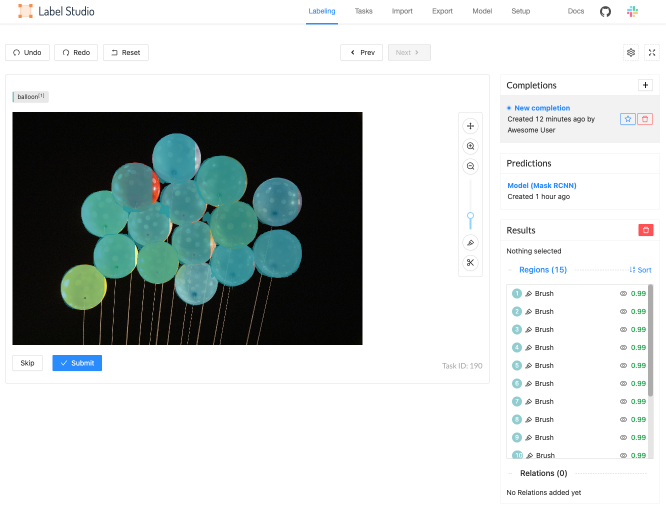
#> input picture rsc/user_interface.png, 1331 x 1015 px (shown at 1/2 size); its folder holds only this picture in this run
$ python -i resize.py   (imports and definitions only)
#> lines starting #> are read from the running program, lines starting #| are printed output that depends on the picture
import os

import cv2


# Resizes all the files in an directory

# [49 lines left out: function resize, not called in this run]


def compute_hash(image, hash_size=8):
    # inspired by https://www.pyimagesearch.com/2020/04/20/detect-and-remove-duplicate-images-from-a-dataset-for-deep-learning/
    gray = cv2.cvtColor(image, cv2.COLOR_BGR2GRAY)
    resized = cv2.resize(gray, (hash_size + 1, hash_size))
    diff = resized[:, 1:] > resized[:, :-1]
    return sum([2 ** i for (i, v) in enumerate(diff.flatten()) if v])


# [2 lines not run here, left out]

>>> import cv2
>>> picture = cv2.imread('../../rsc/user_interface.png')
#> picture is the input picture: shape (1015, 1331, 3); mean B, G, R 202.6, 203.3, 197.5
>>> result = compute_hash(picture)
#> in compute_hash, `gray = cv2.cvtColor(image, cv2.COLOR_BGR2GRAY)`:
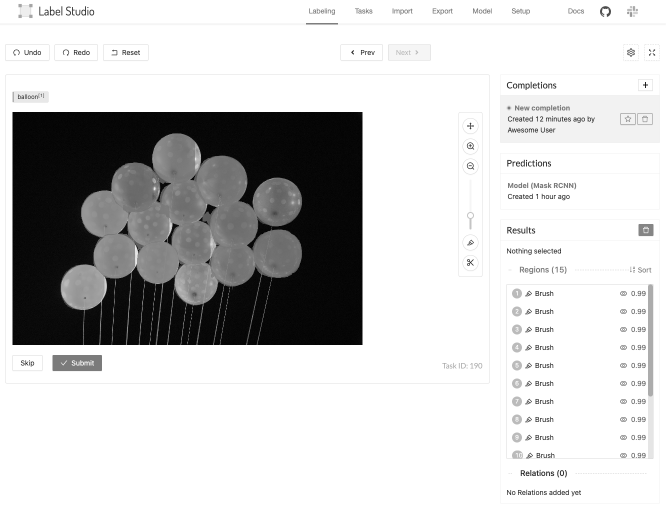
#> gray: shape (1015, 1331) (shown at 1/2 size); min 0, max 255, mean 201.5
#> result = 81891361024
